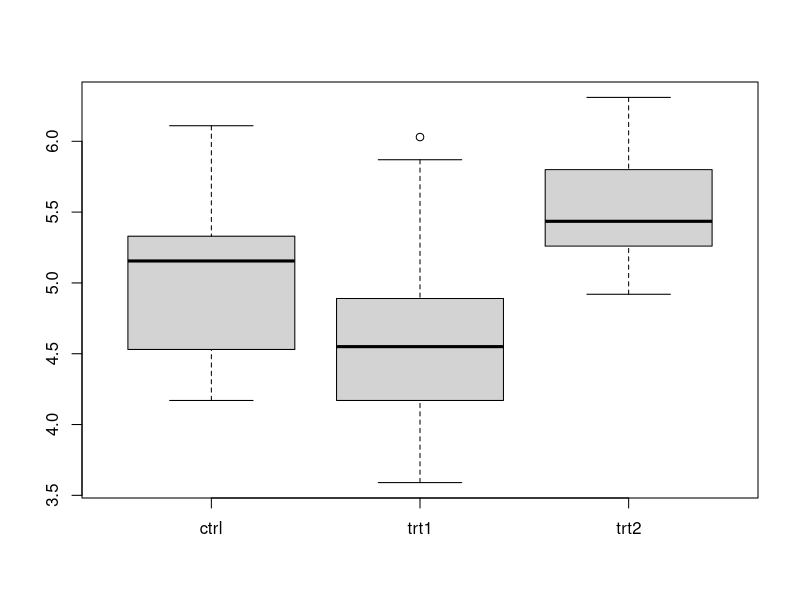
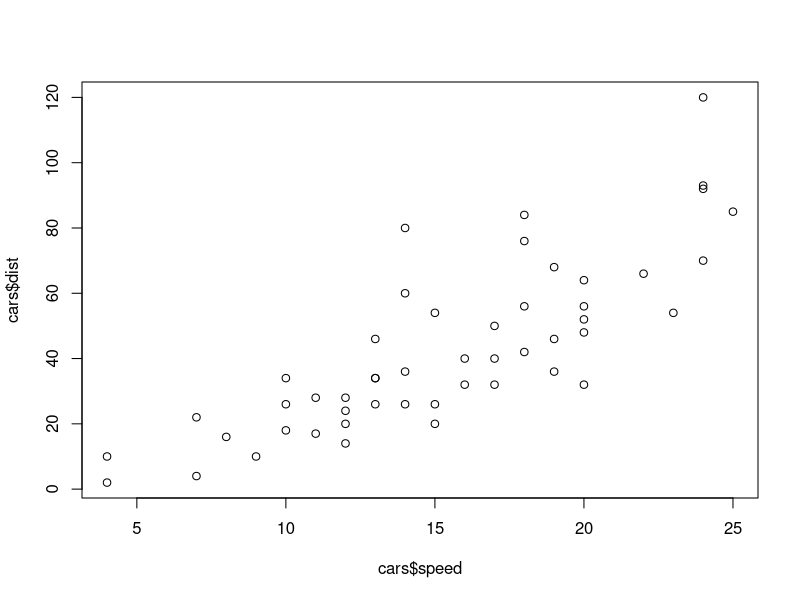

Generate these figures, in order, with R:
library(ggplot2)

#command + enter, highlighted text gets run (source)

#comment in R!
PlantGrowth
attach (PlantGrowth)

plants <- unstack(PlantGrowth)
head (plants)
boxplot(plants)

#use t.test
#a
t.test(plants$ctrl, plants$trt1)
#p value is 0.25, control and treatment 1 do not appear to be
#different

#b. treatment 1 vs treatment 2
t.test(plants$trt1, plants$trt2)

#correlation
cars
#cor.test test
cor.test(cars$speed, cars$dist)
plot(cars$speed, cars$dist)

#regression
library(MASS)
head(cabbages)

#linear regression lm() = y var, x var 
#y var is dependent, x var is independent

cab <- lm(VitC ~ Cult + HeadWt, data=cabbages)
summary(cab)
anova(cab)


